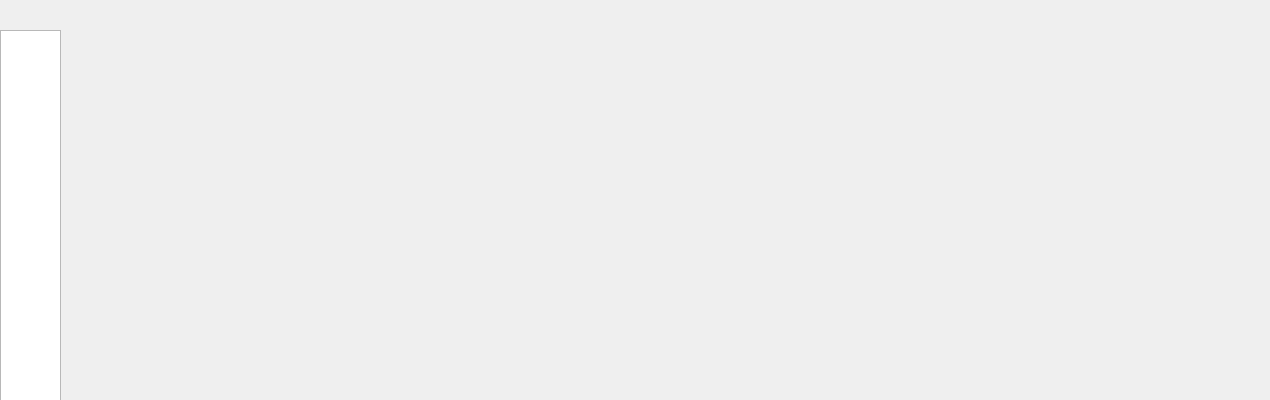
<?xml version="1.0" encoding="UTF-8"?>
<ui version="4.0">
 <class>MainWindow</class>
 <widget class="QMainWindow" name="MainWindow">
  <property name="geometry">
   <rect>
    <x>0</x>
    <y>0</y>
    <width>1270</width>
    <height>400</height>
   </rect>
  </property>
  <property name="windowTitle">
   <string>T.C.L Turbine Counter &amp; Logger</string>
  </property>
  <widget class="QWidget" name="centralwidget">
   <widget class="QListWidget" name="mTabBar">
    <property name="geometry">
     <rect>
      <x>0</x>
      <y>30</y>
      <width>61</width>
      <height>371</height>
     </rect>
    </property>
    <property name="iconSize">
     <size>
      <width>45</width>
      <height>45</height>
     </size>
    </property>
    <property name="movement">
     <enum>QListView::Static</enum>
    </property>
    <property name="flow">
     <enum>QListView::TopToBottom</enum>
    </property>
    <property name="spacing">
     <number>2</number>
    </property>
    <property name="viewMode">
     <enum>QListView::IconMode</enum>
    </property>
   </widget>
   <widget class="QStackedWidget" name="mTabContainer">
    <property name="geometry">
     <rect>
      <x>60</x>
      <y>30</y>
      <width>1211</width>
      <height>371</height>
     </rect>
    </property>
    <widget class="QWidget" name="page"/>
    <widget class="QWidget" name="page_2"/>
   </widget>
   <widget class="QWidget" name="verticalLayoutWidget">
    <property name="geometry">
     <rect>
      <x>0</x>
      <y>0</y>
      <width>1271</width>
      <height>31</height>
     </rect>
    </property>
    <layout class="QVBoxLayout" name="verticalLayout"/>
   </widget>
  </widget>
  <action name="action_Exit">
   <property name="text">
    <string>&amp;Exit</string>
   </property>
  </action>
 </widget>
 <resources/>
 <connections/>
</ui>
